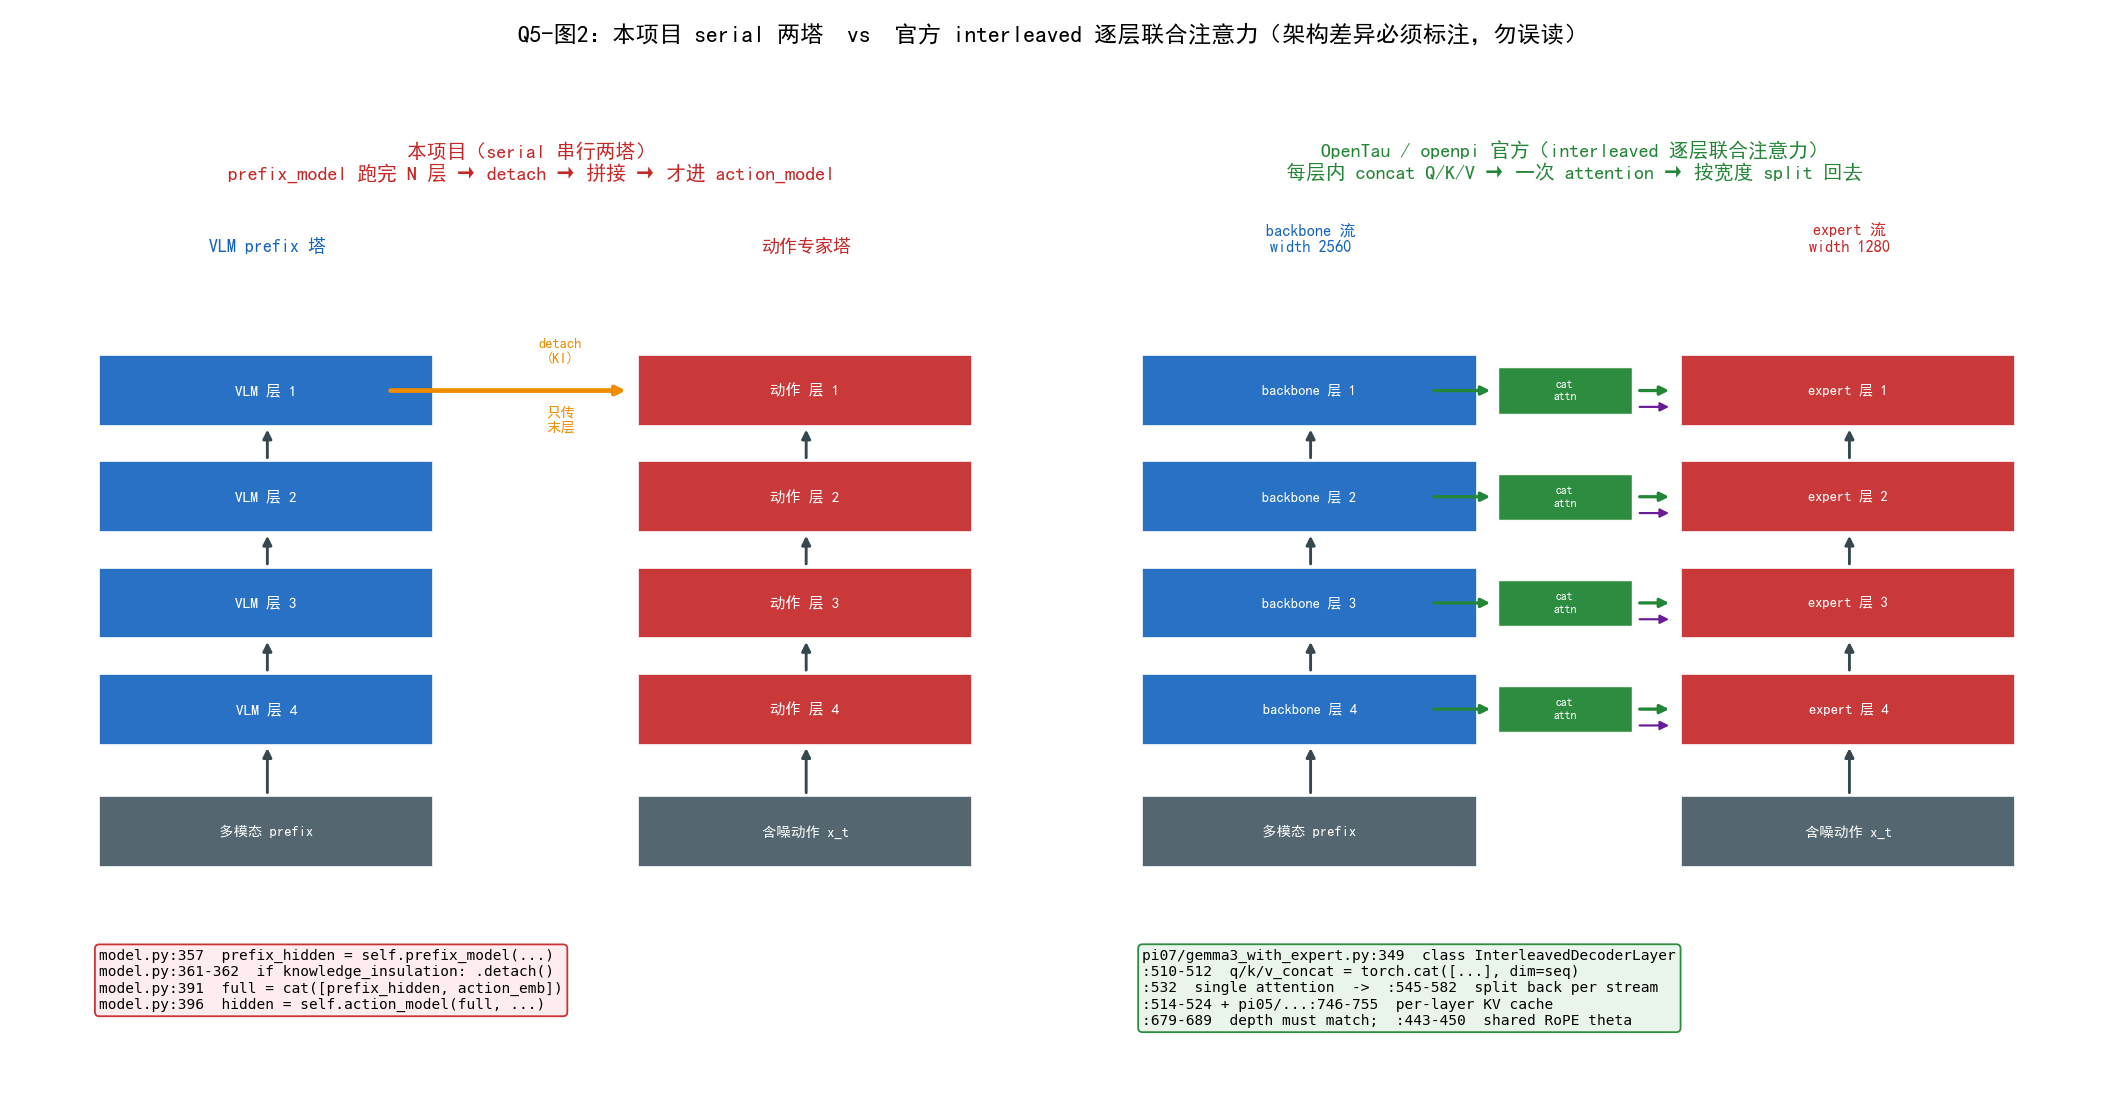

This chart was generated by the following Python code:
# -*- coding: utf-8 -*-
"""Q5-图2：串行两塔（本项目）vs interleaved 逐层联合注意力（OpenTau/openpi 官方）。

这是 Q5 的核心纠正图。用户担心"5.1 基础架构的串行图会让人误以为官方也是串行"，
经核对确认：**官方是 interleaved，本项目是 serial**，二者有实质架构差异。

左图（本项目 serial）：
  prefix_model 跑完全部 N 层（model.py:357）
  -> knowledge_insulation 时 detach 末层隐藏态（:361-362）
  -> 与 action_emb 拼接（:391）
  -> 才喂 action_model 的 N 层（:396）
  即：动作专家只看到 **VLM 最后一层** 的输出。

右图（OpenTau/openpi interleaved）：
  每一层内把两条流的 Q/K/V 沿序列轴 concat，做**一次** attention，再按各自
  宽度 split 回去，逐层重复 N 次。
  铁证 = per-layer KV cache：动作专家第 i 层 attend 的是 prefix 的**第 i 层** KV
  （pi05/paligemma_with_expert.py:746-755；pi07/gemma3_with_expert.py:514-524），
  串行只需最后一层输出，根本不需要按层存 KV。
  类名直接叫 InterleavedDecoderLayer（pi07/gemma3_with_expert.py:349）。
  层内 concat：:510-512 q/k/v_concat = torch.cat(...)；:532 单次 attention；
  :545-582 按 stream 切回。
  层数必须相等（:679-689 显式抛错），宽度可不同：
  backbone 2560/34层，expert 1280/34层（:213-218 vs :275-283）。
  同层两流必须共用同一 RoPE θ（:443-450）—— 只有 joint attention 才需要这个约束。

注意：本图为架构示意（无法在本项目里同时跑出两种实现），但所有标注的
file:line 与数值均来自真实核对，不是编造。
"""
from __future__ import annotations

import matplotlib.pyplot as plt

from _shared import C_STD, C_NEW, C_AUX, C_AUX2, C_WARN, OUT, setup_fonts

BOX_W, BOX_H = 1.55, 0.52


def layer_box(ax, x, y, text, color, w=BOX_W, h=BOX_H, fs=8.5, alpha=0.92):
    ax.add_patch(plt.Rectangle((x, y), w, h, facecolor=color, edgecolor="white",
                               linewidth=1.0, alpha=alpha))
    ax.text(x + w / 2, y + h / 2, text, ha="center", va="center",
            color="white", fontsize=fs, fontweight="bold")


def arrow(ax, x1, y1, x2, y2, color="#37474f", lw=1.6, style="-|>"):
    ax.annotate("", xy=(x2, y2), xytext=(x1, y1),
                arrowprops=dict(arrowstyle=style, color=color, linewidth=lw))


def draw_serial(ax):
    """左：本项目串行两塔。"""
    ax.set_title("本项目（serial 串行两塔）\n"
                 "prefix_model 跑完 N 层 → detach → 拼接 → 才进 action_model",
                 fontsize=11, color=C_STD, fontweight="bold")
    n = 4
    # VLM 塔
    ax.text(1.0, n * 0.78 + 1.05, "VLM prefix 塔", ha="center", fontsize=10,
            color=C_AUX, fontweight="bold")
    for i in range(n):
        y = 0.55 + i * 0.78
        layer_box(ax, 0.22, y, f"VLM 层 {n - i}", C_AUX)
    # 动作塔
    ax.text(3.5, n * 0.78 + 1.05, "动作专家塔", ha="center", fontsize=10,
            color=C_STD, fontweight="bold")
    for i in range(n):
        y = 0.55 + i * 0.78
        layer_box(ax, 2.72, y, f"动作 层 {n - i}", C_STD)
    # 输入
    layer_box(ax, 0.22, -0.35, "多模态 prefix", "#455a64", fs=8)
    layer_box(ax, 2.72, -0.35, "含噪动作 x_t", "#455a64", fs=8)
    arrow(ax, 1.0, 0.17, 1.0, 0.55)
    arrow(ax, 3.5, 0.17, 3.5, 0.55)
    # 塔内串联
    for i in range(n - 1):
        y = 0.55 + i * 0.78 + BOX_H
        arrow(ax, 1.0, y, 1.0, y + 0.26)
        arrow(ax, 3.5, y, 3.5, y + 0.26)
    # 唯一的横向连接：末层 -> detach -> 拼接
    ytop = 0.55 + (n - 1) * 0.78 + BOX_H / 2
    arrow(ax, 1.0 + BOX_W / 2 - 0.22, ytop, 2.72 - 0.04, ytop,
          color=C_WARN, lw=2.6)
    ax.text(2.36, ytop + 0.20, "detach\n(KI)", ha="center", fontsize=8,
            color=C_WARN, fontweight="bold")
    ax.text(2.36, ytop - 0.30, "只传\n末层", ha="center", fontsize=8,
            color=C_WARN)
    ax.text(0.22, -0.95,
            "model.py:357  prefix_hidden = self.prefix_model(...)\n"
            "model.py:361-362  if knowledge_insulation: .detach()\n"
            "model.py:391  full = cat([prefix_hidden, action_emb])\n"
            "model.py:396  hidden = self.action_model(full, ...)",
            fontsize=8, family="monospace", va="top",
            bbox=dict(boxstyle="round", facecolor="#ffebee",
                      edgecolor=C_STD, alpha=0.95))
    ax.set_xlim(-0.15, 4.6)
    ax.set_ylim(-2.05, n * 0.78 + 1.5)
    ax.axis("off")


def draw_interleaved(ax):
    """右：OpenTau/openpi 官方 interleaved。"""
    ax.set_title("OpenTau / openpi 官方（interleaved 逐层联合注意力）\n"
                 "每层内 concat Q/K/V → 一次 attention → 按宽度 split 回去",
                 fontsize=11, color=C_NEW, fontweight="bold")
    n = 4
    ax.text(1.0, n * 0.78 + 1.05, "backbone 流\nwidth 2560", ha="center",
            fontsize=9, color=C_AUX, fontweight="bold")
    ax.text(3.5, n * 0.78 + 1.05, "expert 流\nwidth 1280", ha="center",
            fontsize=9, color=C_STD, fontweight="bold")
    layer_box(ax, 0.22, -0.35, "多模态 prefix", "#455a64", fs=8)
    layer_box(ax, 2.72, -0.35, "含噪动作 x_t", "#455a64", fs=8)
    arrow(ax, 1.0, 0.17, 1.0, 0.55)
    arrow(ax, 3.5, 0.17, 3.5, 0.55)
    for i in range(n):
        y = 0.55 + i * 0.78
        layer_box(ax, 0.22, y, f"backbone 层 {n - i}", C_AUX, fs=8)
        layer_box(ax, 2.72, y, f"expert 层 {n - i}", C_STD, fs=8)
        # 层内联合注意力：双向连接 + 中间 concat 标记
        cy = y + BOX_H / 2
        ax.add_patch(plt.Rectangle((1.87, cy - 0.17), 0.62, 0.34,
                                   facecolor=C_NEW, edgecolor="white",
                                   linewidth=0.8, alpha=0.95))
        ax.text(2.18, cy, "cat\nattn", ha="center", va="center", color="white",
                fontsize=6.5, fontweight="bold")
        arrow(ax, 1.0 + BOX_W / 2 - 0.22, cy, 1.85, cy, color=C_NEW, lw=1.8)
        arrow(ax, 2.51, cy, 2.72 - 0.04, cy, color=C_NEW, lw=1.8)
        # KV cache 回流（expert 第 i 层读 prefix 第 i 层 KV）
        arrow(ax, 2.72 - 0.04, cy - 0.12, 2.51, cy - 0.12,
              color=C_AUX2, lw=1.2, style="<|-")
    for i in range(n - 1):
        y = 0.55 + i * 0.78 + BOX_H
        arrow(ax, 1.0, y, 1.0, y + 0.26)
        arrow(ax, 3.5, y, 3.5, y + 0.26)
    ax.text(0.22, -0.95,
            "pi07/gemma3_with_expert.py:349  class InterleavedDecoderLayer\n"
            ":510-512  q/k/v_concat = torch.cat([...], dim=seq)\n"
            ":532  single attention  ->  :545-582  split back per stream\n"
            ":514-524 + pi05/...:746-755  per-layer KV cache\n"
            ":679-689  depth must match;  :443-450  shared RoPE theta",
            fontsize=8, family="monospace", va="top",
            bbox=dict(boxstyle="round", facecolor="#e8f5e9",
                      edgecolor=C_NEW, alpha=0.95))
    ax.set_xlim(-0.15, 4.6)
    ax.set_ylim(-2.05, n * 0.78 + 1.5)
    ax.axis("off")


def main():
    setup_fonts()
    fig, axes = plt.subplots(1, 2, figsize=(16.2, 8.6))
    draw_serial(axes[0])
    draw_interleaved(axes[1])
    fig.suptitle("Q5-图2：本项目 serial 两塔  vs  官方 interleaved 逐层联合注意力"
                 "（架构差异必须标注，勿误读）",
                 fontsize=13, fontweight="bold")
    fig.tight_layout(rect=[0, 0, 1, 0.93])
    out = OUT / "plot_q5_serial_vs_interleaved.png"
    fig.savefig(out, dpi=130)
    print(f"saved: {out}")


if __name__ == "__main__":
    main()
